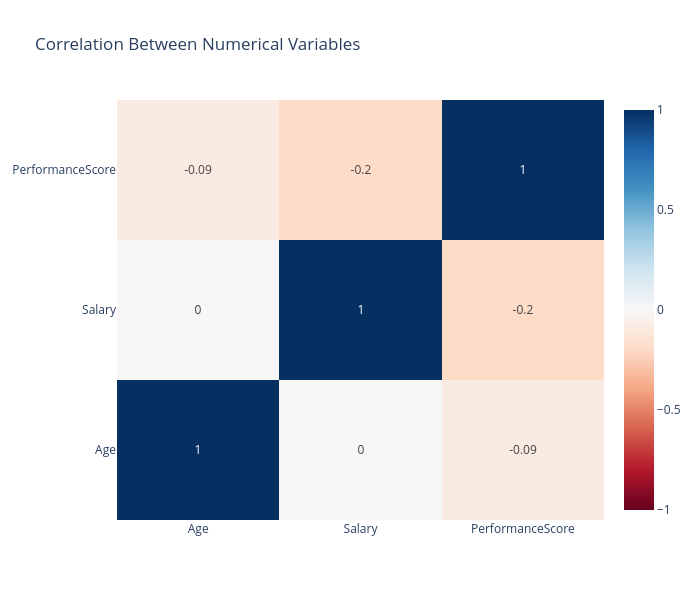

Notebook code for this chart:
### Code cell
fig = go.Figure(
    data=go.Heatmap(
        z=correlation.values,
        x=correlation.columns,
        y=correlation.columns,
        colorscale="RdBu",
        zmin=-1,
        zmax=1,
        text=correlation.round(2).values,
        texttemplate="%{text}",
        hovertemplate=(
            "%{y} vs %{x}<br>"
            "Correlation: %{z:.2f}<extra></extra>"
        )
    )
)

fig.update_layout(
    title="Correlation Between Numerical Variables",
    width=700,
    height=600,
    template="plotly_white"
)

fig.show()

### Figure 1 — Plotly figure (JSON) as saved in the notebook; plotly's stock layout.template omitted (floating-point values rounded to 4 significant figures)
{"data": [{"colorscale": [[0, "rgb(103,0,31)"], [0.1, "rgb(178,24,43)"], [0.2, "rgb(214,96,77)"], [0.3, "rgb(244,165,130)"], [0.4, "rgb(253,219,199)"], [0.5, "rgb(247,247,247)"], [0.6, "rgb(209,229,240)"], [0.7, "rgb(146,197,222)"], [0.8, "rgb(67,147,195)"], [0.9, "rgb(33,102,172)"], [1, "rgb(5,48,97)"]], "hovertemplate": "%{y} vs %{x}<br>Correlation: %{z:.2f}<extra></extra>", "text": [[1.0, 0.0, -0.09], [0.0, 1.0, -0.2], [-0.09, -0.2, 1.0]], "texttemplate": "%{text}", "type": "heatmap", "x": ["Age", "Salary", "PerformanceScore"], "y": ["Age", "Salary", "PerformanceScore"], "z": [[1.0, 0.001636, -0.089], [0.001636, 1.0, -0.1953], [-0.089, -0.1953, 1.0]], "zmax": 1, "zmin": -1}], "layout": {"height": 600, "title": {"text": "Correlation Between Numerical Variables"}, "width": 700}}
